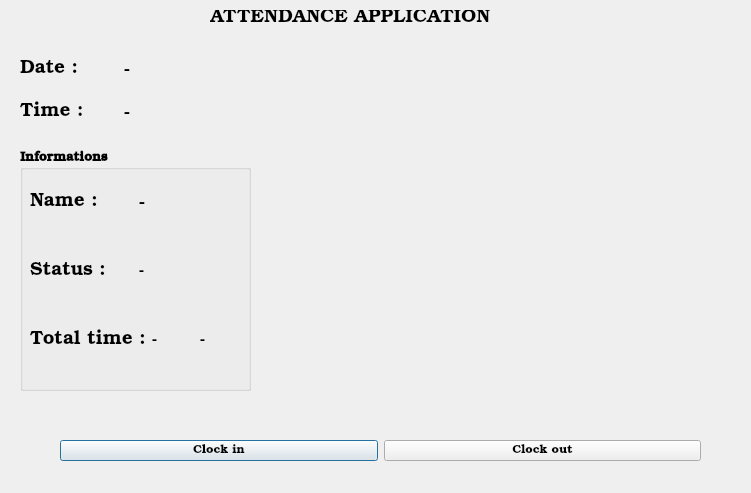
<?xml version="1.0" encoding="UTF-8"?>
<ui version="4.0">
 <class>OutputDialog</class>
 <widget class="QDialog" name="OutputDialog">
  <property name="geometry">
   <rect>
    <x>0</x>
    <y>0</y>
    <width>751</width>
    <height>493</height>
   </rect>
  </property>
  <property name="minimumSize">
   <size>
    <width>0</width>
    <height>0</height>
   </size>
  </property>
  <property name="maximumSize">
   <size>
    <width>1920</width>
    <height>1080</height>
   </size>
  </property>
  <property name="font">
   <font>
    <family>Calibri</family>
    <weight>75</weight>
    <bold>true</bold>
   </font>
  </property>
  <property name="windowTitle">
   <string>Facial recognition attendance system</string>
  </property>
  <property name="windowIcon">
   <iconset resource="resource.qrc">
    <normaloff>:/icon/icon.png</normaloff>:/icon/icon.png</iconset>
  </property>
  <widget class="QLabel" name="imgLabel">
   <property name="geometry">
    <rect>
     <x>280</x>
     <y>40</y>
     <width>450</width>
     <height>360</height>
    </rect>
   </property>
   <property name="minimumSize">
    <size>
     <width>450</width>
     <height>360</height>
    </size>
   </property>
   <property name="maximumSize">
    <size>
     <width>420</width>
     <height>340</height>
    </size>
   </property>
   <property name="text">
    <string/>
   </property>
  </widget>
  <widget class="QWidget" name="horizontalLayoutWidget">
   <property name="geometry">
    <rect>
     <x>60</x>
     <y>420</y>
     <width>641</width>
     <height>61</height>
    </rect>
   </property>
   <layout class="QHBoxLayout" name="horizontalLayout">
    <item>
     <widget class="QPushButton" name="clockInButton">
      <property name="font">
       <font>
        <family>Bookman Old Style</family>
        <pointsize>9</pointsize>
        <weight>50</weight>
        <bold>false</bold>
       </font>
      </property>
      <property name="text">
       <string>Clock in</string>
      </property>
      <property name="checkable">
       <bool>true</bool>
      </property>
     </widget>
    </item>
    <item>
     <widget class="QPushButton" name="clockOutButton">
      <property name="font">
       <font>
        <family>Bookman Old Style</family>
        <pointsize>9</pointsize>
        <weight>50</weight>
        <bold>false</bold>
       </font>
      </property>
      <property name="text">
       <string>Clock out</string>
      </property>
      <property name="checkable">
       <bool>true</bool>
      </property>
     </widget>
    </item>
   </layout>
  </widget>
  <widget class="QWidget" name="gridLayoutWidget">
   <property name="geometry">
    <rect>
     <x>20</x>
     <y>50</y>
     <width>201</width>
     <height>80</height>
    </rect>
   </property>
   <layout class="QGridLayout" name="gridLayout">
    <item row="0" column="0">
     <layout class="QHBoxLayout" name="horizontalLayout_2">
      <item>
       <widget class="QLabel" name="label">
        <property name="font">
         <font>
          <family>Bookman Old Style</family>
          <pointsize>14</pointsize>
          <weight>50</weight>
          <bold>false</bold>
         </font>
        </property>
        <property name="text">
         <string>Date :</string>
        </property>
       </widget>
      </item>
      <item>
       <widget class="QLabel" name="dateLabel">
        <property name="font">
         <font>
          <family>Calibri</family>
          <pointsize>14</pointsize>
          <weight>75</weight>
          <bold>true</bold>
         </font>
        </property>
        <property name="text">
         <string>-</string>
        </property>
       </widget>
      </item>
     </layout>
    </item>
    <item row="1" column="0">
     <layout class="QHBoxLayout" name="horizontalLayout_3">
      <item>
       <widget class="QLabel" name="label_2">
        <property name="font">
         <font>
          <family>Bookman Old Style</family>
          <pointsize>14</pointsize>
          <weight>50</weight>
          <bold>false</bold>
         </font>
        </property>
        <property name="text">
         <string>Time :</string>
        </property>
       </widget>
      </item>
      <item>
       <widget class="QLabel" name="timeLabel">
        <property name="font">
         <font>
          <family>Calibri</family>
          <pointsize>14</pointsize>
          <weight>75</weight>
          <bold>true</bold>
         </font>
        </property>
        <property name="text">
         <string>-</string>
        </property>
       </widget>
      </item>
     </layout>
    </item>
   </layout>
  </widget>
  <widget class="QGroupBox" name="groupBox">
   <property name="geometry">
    <rect>
     <x>20</x>
     <y>150</y>
     <width>231</width>
     <height>241</height>
    </rect>
   </property>
   <property name="font">
    <font>
     <family>Bookman Old Style</family>
     <pointsize>10</pointsize>
     <weight>75</weight>
     <bold>true</bold>
    </font>
   </property>
   <property name="title">
    <string>Informations</string>
   </property>
   <widget class="QWidget" name="gridLayoutWidget_2">
    <property name="geometry">
     <rect>
      <x>10</x>
      <y>20</y>
      <width>211</width>
      <height>201</height>
     </rect>
    </property>
    <layout class="QGridLayout" name="gridLayout_2">
     <item row="1" column="1">
      <layout class="QHBoxLayout" name="horizontalLayout_4">
       <item>
        <widget class="QLabel" name="label_3">
         <property name="font">
          <font>
           <family>Bookman Old Style</family>
           <pointsize>14</pointsize>
           <weight>50</weight>
           <bold>false</bold>
          </font>
         </property>
         <property name="text">
          <string>Name :</string>
         </property>
        </widget>
       </item>
       <item>
        <widget class="QLabel" name="nameLabel">
         <property name="font">
          <font>
           <family>Calibri</family>
           <pointsize>14</pointsize>
           <weight>75</weight>
           <bold>true</bold>
          </font>
         </property>
         <property name="text">
          <string>-</string>
         </property>
        </widget>
       </item>
      </layout>
     </item>
     <item row="2" column="1">
      <layout class="QHBoxLayout" name="horizontalLayout_5">
       <item>
        <widget class="QLabel" name="label_4">
         <property name="font">
          <font>
           <family>Bookman Old Style</family>
           <pointsize>14</pointsize>
           <weight>50</weight>
           <bold>false</bold>
          </font>
         </property>
         <property name="text">
          <string>Status :</string>
         </property>
        </widget>
       </item>
       <item>
        <widget class="QLabel" name="statusLabel">
         <property name="font">
          <font>
           <family>Calibri</family>
           <pointsize>12</pointsize>
           <weight>75</weight>
           <bold>true</bold>
          </font>
         </property>
         <property name="text">
          <string>-</string>
         </property>
        </widget>
       </item>
      </layout>
     </item>
     <item row="3" column="1">
      <layout class="QHBoxLayout" name="horizontalLayout_6">
       <item>
        <widget class="QLabel" name="label_5">
         <property name="font">
          <font>
           <family>Bookman Old Style</family>
           <pointsize>14</pointsize>
           <weight>50</weight>
           <bold>false</bold>
          </font>
         </property>
         <property name="text">
          <string>Total time :</string>
         </property>
        </widget>
       </item>
       <item>
        <widget class="QLabel" name="hoursLabel">
         <property name="font">
          <font>
           <family>Calibri</family>
           <pointsize>12</pointsize>
           <weight>75</weight>
           <bold>true</bold>
          </font>
         </property>
         <property name="text">
          <string>-</string>
         </property>
        </widget>
       </item>
       <item>
        <widget class="QLabel" name="minutesLabel">
         <property name="font">
          <font>
           <family>Calibri</family>
           <pointsize>12</pointsize>
           <weight>75</weight>
           <bold>true</bold>
          </font>
         </property>
         <property name="text">
          <string>-</string>
         </property>
        </widget>
       </item>
      </layout>
     </item>
    </layout>
   </widget>
  </widget>
  <widget class="QLabel" name="label_6">
   <property name="geometry">
    <rect>
     <x>210</x>
     <y>10</y>
     <width>421</width>
     <height>16</height>
    </rect>
   </property>
   <property name="font">
    <font>
     <family>Bookman Old Style</family>
     <pointsize>14</pointsize>
     <weight>50</weight>
     <bold>false</bold>
    </font>
   </property>
   <property name="text">
    <string>ATTENDANCE APPLICATION</string>
   </property>
  </widget>
 </widget>
 <resources>
  <include location="resource.qrc"/>
 </resources>
 <connections/>
</ui>
